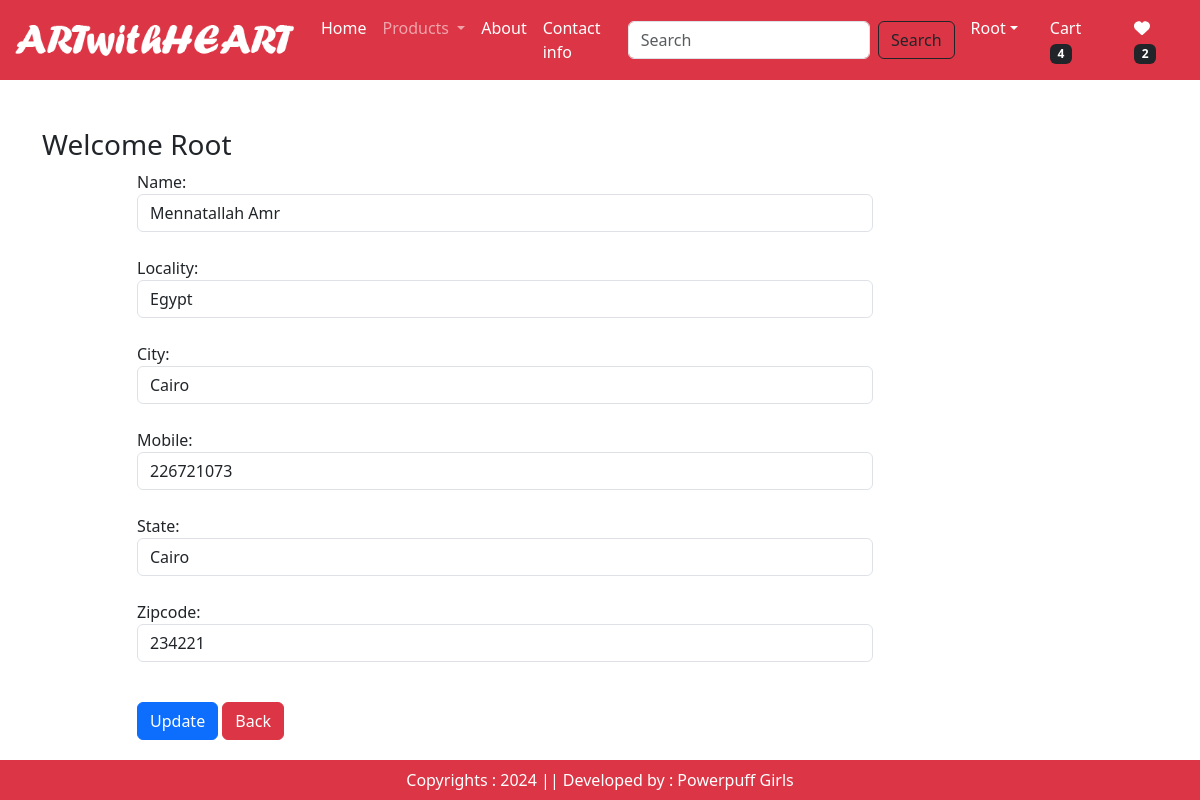
Screenshot of /updateAddress/1 (signed in) with the database file from the repository.
### app/models.py (models this page shows, shortened)
class Customer(models.Model):
    user = models.ForeignKey(User,on_delete=models.CASCADE)
    name = models.CharField(max_length=200)
    locality = models.CharField(max_length=200)
    city = models.CharField(max_length=50)
    mobile = models.IntegerField(default=0)
    zipcode = models.IntegerField()
    state = models.CharField(choices=STATE_CHOICES,max_length=100)

### app/views.py (the view, shortened to what this page needs)
# urls.py: path('updateAddress/<int:pk>', views.updateAddress.as_view(), name='updateAddress'),
@method_decorator(login_required,name='dispatch')
class updateAddress(View):
    def get(self,request,pk):
        totalitems = 0
        wishitem = 0
        if request.user.is_authenticated:
            wishitem = len(Wishlist.objects.filter(user=request.user))
            totalitems = len(Cart.objects.filter(user=request.user))
        add = Customer.objects.get(pk=pk)
        form= CustomerProfileForm(instance=add)
        return render(request, 'app/updateAddress.html',locals())

### app/forms.py
class CustomerProfileForm(forms.ModelForm):
    class Meta:
        model = Customer
        fields=['name','locality','city','mobile','state','zipcode']
        widgets={
            'name':forms.TextInput(attrs={'class': 'form-control'}),
            'locality':forms.TextInput(attrs={'class': 'form-control'}),
            'city':forms.TextInput(attrs={'class': 'form-control'}),
            'mobile':forms.NumberInput(attrs={'class': 'form-control'}),
            'state':forms.Select(attrs={'class': 'form-control'}),
            'zipcode':forms.NumberInput(attrs={'class': 'form-control'}),
        }

### app/templates/app/updateAddress.html (shortened to what this page needs)
{% extends 'app/base.html' %}
{% load static %}
{% block main-content %}
<div class="container my-5">
    <div class="row">
    <h3>Welcome <span class="text-capitalize">{{request.user}}</span></h3>
    <div class="col-sm-8 offset-sm-1">
        <form action="" method="post">
        {% for fm in form %}
            {{fm.label_tag}} {{fm}} <small class="text-danger">{{fm.errors|striptags}}</small><br>
        {% endfor %}
        <div class="col-12 mt-3">
            <button type="submit" class="btn btn-primary">Update</button>
            <a href="{% url 'address' %}" type="'button" class='btn btn-danger'>Back</a>
        </div>
        </form>
    </div>
    </div>
</div>
{% endblock main-content %}

### app/templates/app/base.html (shortened to what this page needs)
<!DOCTYPE html>
{% load static %}
<html lang="en">
  <head>
    <link href="https://cdn.jsdelivr.net/npm/bootstrap@5.3.3/dist/css/bootstrap.min.css" rel="stylesheet">
    <link rel="stylesheet" href="{% static 'app/css/owl.carousel.min.css' %}">
    <link rel="stylesheet" href="{% static 'app/css/all.min.css' %}">
    <link rel="stylesheet" href="{% static 'app/css/styles.css' %}">
  </head>
  <body>
    <nav class="navbar navbar-expand-lg navbar-dark bg-danger">
      <div class="container-fluid">
        <a class="navbar-brand" href="#">
          <img src="{% static 'app/images/neel.png' %}" width = "285" height = "50">
        </a>
        <div class="collapse navbar-collapse" id="navbarSupportedContent">
          <ul class="navbar-nav me-auto mb-2 mb-lg-0">
            {% if request.user.is_authenticated %}
            <li class="nav-item">
              <a class="nav-link active" aria-current="page" href="/">Home</a>
            </li>
            <li class="nav-item dropdown">
              <a class="nav-link dropdown-toggle" href="#" role="button" data-bs-toggle="dropdown" aria-expanded="false">
                Products
              </a>
            </li>
            <li class="nav-item">
              <a class="nav-link text-white" href="{% url 'about' %}">About</a>
            </li>
            <li class="nav-item">
              <a class="nav-link text-white" href="{% url 'contact' %}">Contact info</a>
            </li>
          </ul>
          <form class="d-flex" role="search" action="/search">
            <input class="form-control me-2" type="search" placeholder="Search" aria-label="Search" name="search">
            <button class="btn btn-outline-dark" type="submit">Search</button>
          </form>
        </div>
        <ul class = "navbar-nav me-auto mb-2 mb-lg-0">
          <li class="nav-item dropdown mx-2">
            <a class="nav-link dropdown-toggle text-white" href="#"
            id="profileDropdown" role="button" data-bs-toggle="dropdown"
            aria-expanded="false"><span class="text-capitalize">{{request.user}}</span></a>
          </li>
          <li class="nav-item mx-2">
            <a href="{% url 'showcart' %}" class="nav-link text-white">
              Cart <span class="badge bg-dark">{% if totalitems > 0 %} {{totalitems}} {% endif %}</span>
            </a>
          </li>
          <li class="nav-item mx-2">
            <a href="#" class="nav-link text-white">
              <i class="fa fa-heart"></i>
              <span class="badge bg-dark">{% if wishitem > 0 %} {{wishitem}} {% endif %}</span>
            </a>
          </li>
          {% endif %}
        </ul>
      </div>
    </nav>
    {% block main-content %}{% endblock main-content %}
    <footer class="container-fluid fixed-bottom bg-danger  text-white text-center p-2 mt-5">
       Copyrights : 2024 || Developed by : Powerpuff Girls
    </footer>
</body>
</html>

### rows the page displays
Customer: form "Mennatallah Amr" "Egypt" "Cairo" "226721073" "Cairo" "234221"

### other values shown
{{ request.user }} "Root"
{{ totalitems }} "4"
{{ wishitem }} "2"
{{ fm.label_tag }} "Name:" "Locality:" "City:" "Mobile:" "State:" "Zipcode:"
